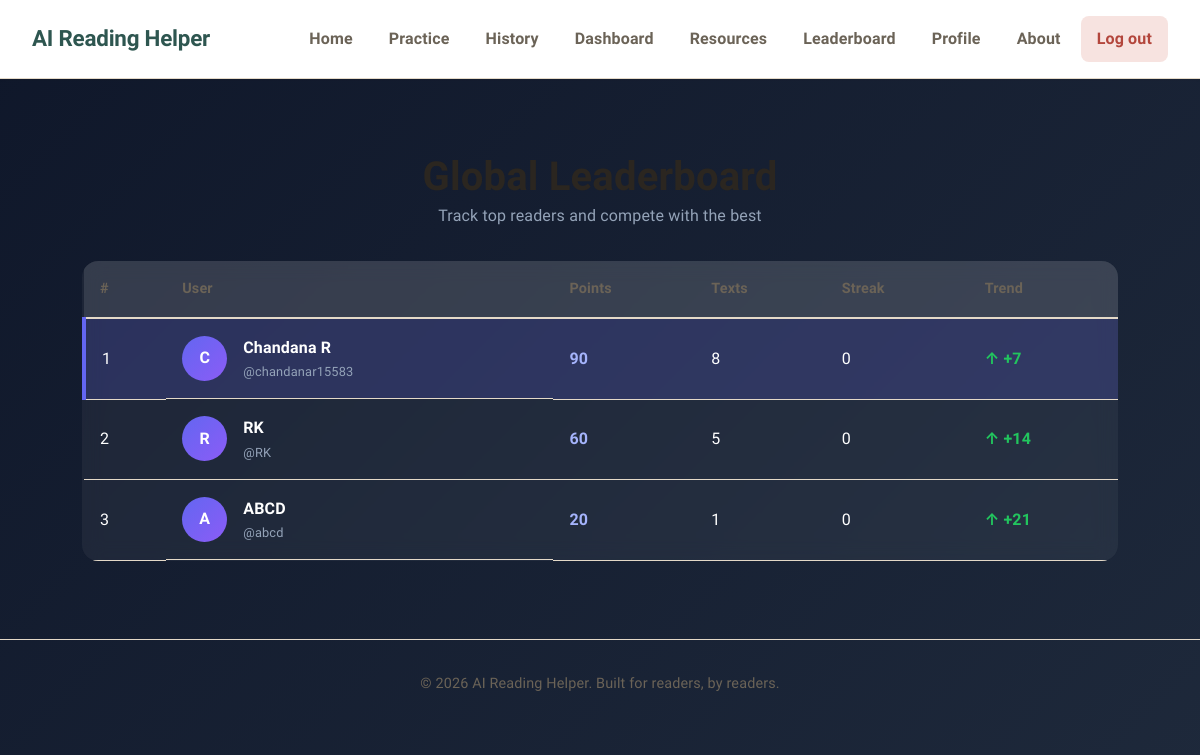
The page /leaderboard (signed in) on the database as committed earlier.
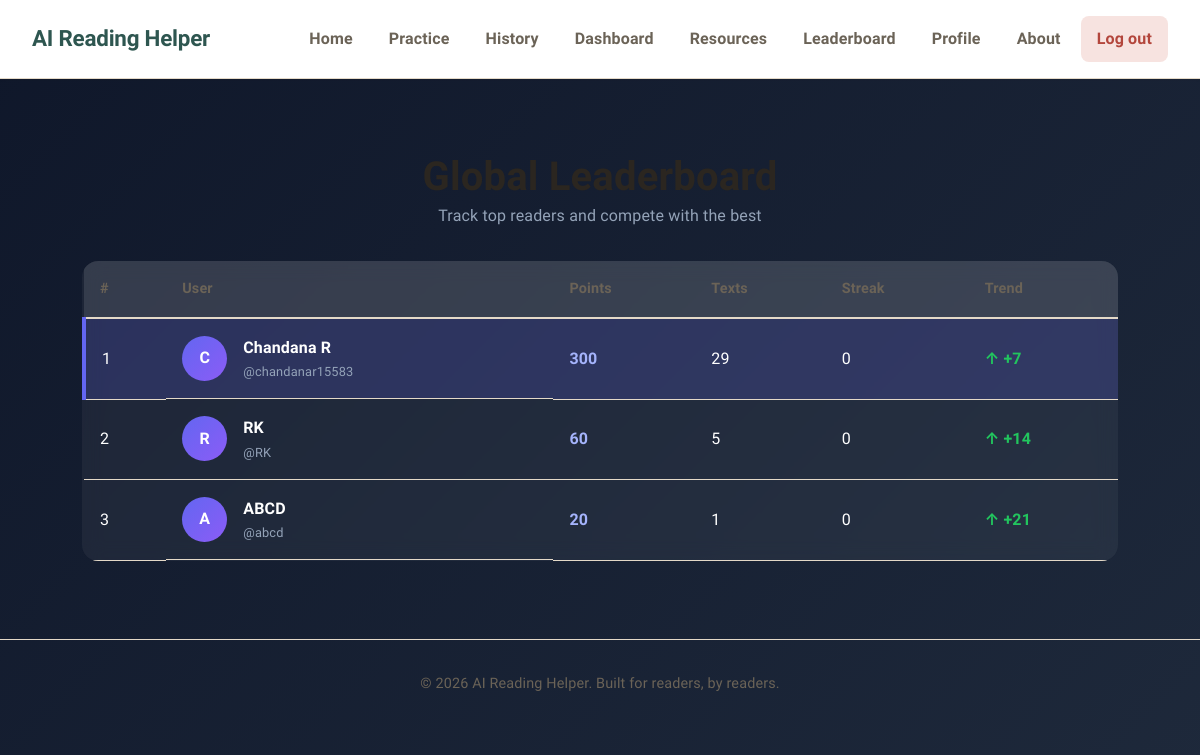
The same page on the database as committed later.
### tables this page shows
CREATE TABLE users (
            id INTEGER PRIMARY KEY AUTOINCREMENT,
            username TEXT UNIQUE NOT NULL,
            email TEXT UNIQUE NOT NULL,
            password TEXT NOT NULL,
            full_name TEXT,
            created_at TIMESTAMP DEFAULT CURRENT_TIMESTAMP,
            last_login TIMESTAMP,
            avatar TEXT DEFAULT 'default.png',
            bio TEXT,
            reading_level TEXT DEFAULT 'basic',
            total_texts_simplified INTEGER DEFAULT 0,
            total_reading_time INTEGER DEFAULT 0,
            streak_days INTEGER DEFAULT 0,
            points INTEGER DEFAULT 0,
            badges TEXT DEFAULT '[]'
        );

### app.py (the view)
@app.route('/leaderboard')
def leaderboard():
    conn = get_db()
    cursor = conn.cursor()
    cursor.execute('''
        SELECT username, full_name, points, total_texts_simplified, streak_days
        FROM users
        ORDER BY points DESC
        LIMIT 50
    ''')
    top_users = cursor.fetchall()
    conn.close()
    return render_template('leaderboard.html', top_users=[dict(u) for u in top_users])

### app.py (called while the page is built)
@app.context_processor
def inject_user():
    user = None
    if 'user_id' in session:
        user = get_user_by_id(session['user_id'])
    return dict(current_user=user)

### database.py (called while the page is built)
def get_db():
    conn = sqlite3.connect(DATABASE)
    conn.row_factory = sqlite3.Row
    return conn

def get_user_by_id(user_id):
    conn = get_db()
    cursor = conn.cursor()
    cursor.execute('SELECT * FROM users WHERE id = ?', (user_id,))
    user = cursor.fetchone()
    conn.close()
    return dict(user) if user else None

### templates/leaderboard.html (shortened to what this page needs)
{% extends "base.html" %}
{% block content %}
<div class="leaderboard-container">
  <div class="leaderboard-header">
    <h1>Global Leaderboard</h1>
    <p>Track top readers and compete with the best</p>
  </div>
  <div class="leaderboard-table">
    <table>
      <thead>
        <tr>
          <th>#</th>
          <th>User</th>
          <th>Points</th>
          <th>Texts</th>
          <th>Streak</th>
          <th>Trend</th>
        </tr>
      </thead>
      <tbody>
        {% for user in top_users %}
        <tr class="{% if current_user and user.username == current_user.username %}highlight-row{% endif %}">
          <td class="rank">
            {% if loop.index == 1 %}1
            {% elif loop.index == 2 %}2
            {% elif loop.index == 3 %}3
            {% else %}{{ loop.index }}{% endif %}
          </td>
          <td class="user-cell">
            <div class="avatar">
              {{ user.full_name[0].upper() }}
            </div>
            <div>
              <div class="name">{{ user.full_name }}</div>
              <div class="username">@{{ user.username }}</div>
            </div>
          </td>
          <td class="points">{{ user.points }}</td>
          <td>{{ user.total_texts_simplified }}</td>
          <td>{{ user.streak_days }}</td>
          <td class="trend">
            {% if loop.index <= 3 %}
              <span class="up">↑ +{{ loop.index * 7 }}</span>
            {% else %}
              <span class="down">↓ {{ loop.index }}</span>
            {% endif %}
          </td>
        </tr>
        {% endfor %}
      </tbody>
    </table>
  </div>
</div>
{% endblock %}

### templates/base.html (shortened to what this page needs)
<!DOCTYPE html>
<html lang="en">
<head>
  <link rel="stylesheet" href="{{ url_for('static', filename='css/style.css') }}">
</head>
<body>
  <nav class="navbar">
    <a href="{{ url_for('home') }}" class="logo">AI Reading Helper</a>
    <div class="nav-links">
      <a href="{{ url_for('home') }}">Home</a>
      <a href="{{ url_for('practice') }}">Practice</a>
      <a href="{{ url_for('history') }}">History</a>
      {% if current_user %}
      <a href="{{ url_for('dashboard') }}">Dashboard</a>
      <a href="{{ url_for('resources') }}">Resources</a>
      <a href="{{ url_for('leaderboard') }}">Leaderboard</a>
      <a href="{{ url_for('profile') }}">Profile</a>
      <a href="{{ url_for('about') }}">About</a>
      <a href="{{ url_for('logout') }}" class="nav-cta-danger">Log out</a>
      {% else %}
      <a href="{{ url_for('about') }}">About</a>
      <a href="{{ url_for('contact') }}">Contact</a>
      <a href="{{ url_for('login') }}" class="nav-cta-secondary">Log in</a>
      <a href="{{ url_for('signup') }}" class="nav-cta-primary">Sign up</a>
      {% endif %}
    </div>
  </nav>
  <main class="main-content">
    {% block content %}{% endblock %}
  </main>
  <footer class="footer">
    <p>&copy; 2026 AI Reading Helper. Built for readers, by readers.</p>
  </footer>
</body>
</html>

### static/css/style.css (style rules this page uses)
:root { --bg: #FAF6F0; --surface: #FFFFFF; --surface-muted: #F2EBE1; --border: #E4D9C8; --text: #2B2620; --text-muted: #6B6357; --text-faint: #9A917F; --primary: #3F7268; --primary-dark: #2E5650; --primary-light: #E4EFEC; --secondary: #C76F4D; --secondary-light: #F7E6DD; --success: #3F7268; --success-bg: #E4EFEC; --danger: #B3463C; --danger-bg: #F7E3E0; --warning: #B8863A; --warning-bg: #F5EBD8; --info: #3B6E8C; --info-bg: #E3EDF2; --level-basic: #3F7268; --level-basic-bg: #E4EFEC; --level-intermediate: #B8863A; --level-intermediate-bg: #F5EBD8; --level-advanced: #8B4F8C; --level-advanced-bg: #EFE3EF; --radius-sm: 8px; --radius-md: 12px; --radius-lg: 18px; --shadow-sm: 0 1px 3px rgba(43, 38, 32, 0.06); --shadow-md: 0 4px 12px rgba(43, 38, 32, 0.08); --shadow-lg: 0 12px 32px rgba(43, 38, 32, 0.10); --transition: all 0.2s ease; }
* { margin: 0; padding: 0; box-sizing: border-box; }
html { scroll-behavior: smooth; }
body { font-family: 'Atkinson Hyperlegible', -apple-system, 'Segoe UI', sans-serif; background: var(--bg); color: var(--text); line-height: 1.65; letter-spacing: 0.01em; min-height: 100vh; }
h1, h2, h3, h4 { font-weight: 700; line-height: 1.3; color: var(--text); }
h1 { font-size: 2.25rem; }
p { color: var(--text-muted); }
a { color: var(--primary); text-decoration: none; }
.navbar { background: var(--surface); padding: 1rem 2rem; display: flex; justify-content: space-between; align-items: center; box-shadow: var(--shadow-sm); position: sticky; top: 0; z-index: 1000; border-bottom: 1px solid var(--border); }
.logo { font-size: 1.4rem; font-weight: 700; color: var(--primary-dark); letter-spacing: -0.01em; }
.nav-links { display: flex; gap: 0.25rem; align-items: center; flex-wrap: wrap; }
.nav-links a { color: var(--text-muted); padding: 0.6rem 1rem; border-radius: var(--radius-sm); font-weight: 600; transition: var(--transition); }
.nav-cta-danger { background: var(--danger-bg) !important; color: var(--danger) !important; }
.main-content { max-width: 1200px; margin: 0 auto; padding: 2.5rem 2rem; min-height: 70vh; }
.footer { text-align: center; padding: 2rem; color: var(--text-faint); font-size: 0.9rem; border-top: 1px solid var(--border); }
table { width: 100%; border-collapse: collapse; }
th { text-align: left; padding: 0.85rem 1rem; font-weight: 700; color: var(--text-muted); border-bottom: 2px solid var(--border); font-size: 0.9rem; }
td { padding: 0.85rem 1rem; border-bottom: 1px solid var(--border); }

### templates/leaderboard.html (style rules this page uses)
body { background: linear-gradient(135deg, #0f172a, #1e293b); color: white; }
.leaderboard-container { max-width: 1100px; margin: auto; padding: 2rem; }
.leaderboard-header { text-align: center; margin-bottom: 2rem; }
.leaderboard-header h1 { font-size: 2.5rem; font-weight: 700; }
.leaderboard-header p { color: #94a3b8; }
.leaderboard-table { background: rgba(255,255,255,0.05); backdrop-filter: blur(10px); border-radius: 16px; overflow: hidden; }
table { width: 100%; border-collapse: collapse; }
thead { background: rgba(255,255,255,0.1); }
th, td { padding: 1rem; text-align: left; }
tbody tr { transition: 0.3s; }
.user-cell { display: flex; align-items: center; gap: 1rem; }
.avatar { width: 45px; height: 45px; border-radius: 50%; background: linear-gradient(135deg, #6366f1, #8b5cf6); display: flex; align-items: center; justify-content: center; font-weight: bold; }
.name { font-weight: 600; }
.username { font-size: 0.8rem; color: #94a3b8; }
.points { font-weight: bold; color: #a5b4fc; }
.trend .up { color: #22c55e; font-weight: bold; }
.highlight-row { background: rgba(99,102,241,0.2); border-left: 4px solid #6366f1; }

Rows that differ between the two databases and show on the page:
changed users "Chandana R": points "90" → "300"; total_texts_simplified "8" → "29"
